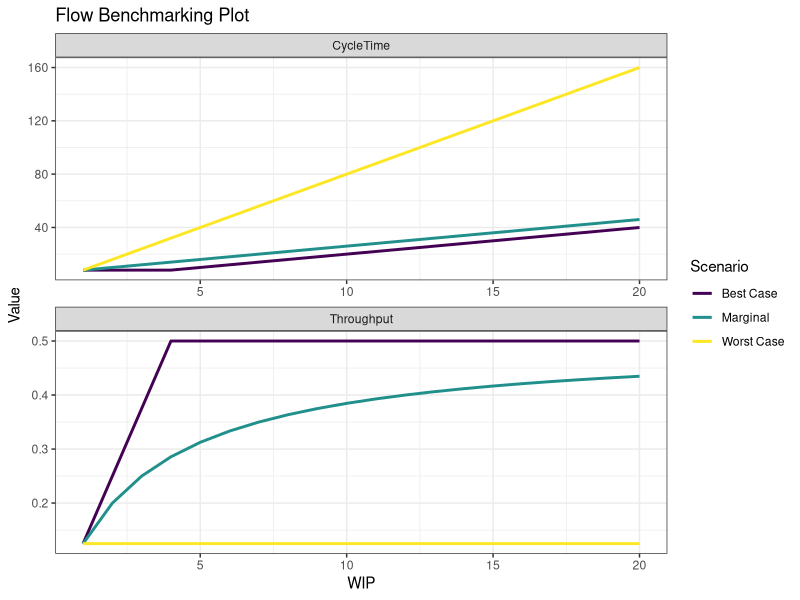

Write R code to recreate this figure.
## ---- chunk 1

calc_w0 = function(rb, t0) {rb * t0}

ct_best = function(t0, w, w0, rb) {ifelse(w<=w0,t0,w/rb)}

th_best = function(t0, w, w0, rb) {ifelse(w<=w0,w/t0,rb)}

ct_worst = function(w,t0){w*t0}

th_worst = function(t0){1/t0}

ct_marginal = function(t0,w,rb){t0+(w-1)/rb}

th_marginal = function(w0,w,rb){rb*w/(w0+w-1)}

## ---- chunk 2

## Defining Cycle time and Throughput functions

benchmark_flow = function(rb, t0, step = 1, wip_mult = 5) {
  
  # First, calculate wip_crit
  w0 = calc_w0(rb = rb, t0 = t0)
  
  # Then, define WIP Range to consider:
  wip = seq.int(from = 1, to = w0 * wip_mult, by = step)
  
  # Then, calculate The Best Case Variables
  Best_Cycle_Time = ct_best(t0 = t0, w = wip, w0 = w0, rb = rb)
  Best_Throughput = th_best(t0 = t0, w = wip, w0 = w0, rb = rb)
  
  best_data = data.frame(WIP = wip,
                    Throughput = Best_Throughput,
                    CycleTime = Best_Cycle_Time,
                    Scenario = "Best Case")
  
  # Calculate the Marginal Cases:
  Marginal_Cycle_Time = ct_marginal(t0=t0,w=wip,rb=rb)
  Marginal_Throughput = th_marginal(w0=w0,w=wip,rb=rb)
  
  marginal_data = data.frame(WIP = wip,
                    Throughput = Marginal_Throughput,
                    CycleTime = Marginal_Cycle_Time,
                    Scenario = "Marginal")
  
  # Calculate Worst Case
  worst_data = data.frame(
    WIP = wip,
    Throughput = th_worst(t0 = t0),
    CycleTime = ct_worst(w = wip, t0 = t0),
    Scenario = "Worst Case"
  )

  # Output A DataFrame with results:
  # I'm not including the Worst Case because it's unrealistic (and messes up my cycle time plot).
  rbind(best_data, marginal_data, worst_data)
  
}

# The First Penny Fab Example:
data_benchmark = benchmark_flow(rb = 0.5, t0 = 8)

knitr::kable(head(data_benchmark))
## ---- chunk 3
library(tidyr)
library(ggplot2)
library(viridis)

# Lets define a wrapper function for our plot:

plot_benchmarking = function(data) {
  data %>%
    gather(-WIP, -Scenario, key = "var", value = "Value") %>%
  ggplot(aes(x = WIP, y = Value, color = Scenario)) +
    geom_line(size = 1) +
    facet_wrap(~ var, scales = "free", nrow = 2, ncol = 1) +
    labs(title = "Flow Benchmarking Plot") +
    scale_color_viridis(discrete = TRUE, option = "D") + 
    theme_bw()
}

# Then let's just benchmark and plot!

plot_benchmarking(data = benchmark_flow(rb = 0.5, t0 = 8, wip_mult = 5))
  

